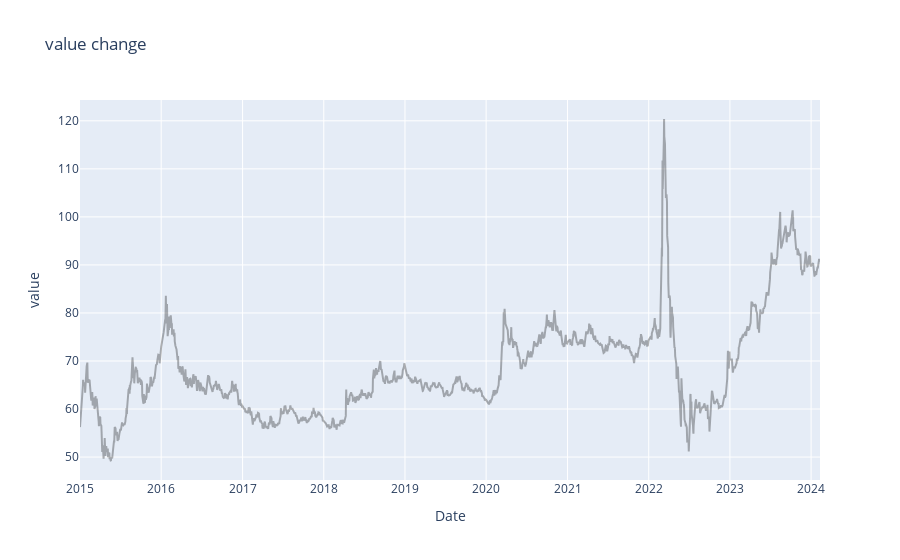

Notebook source saved alongside this figure:
### Code cell
def df_graph(df: DataFrame, title: str) -> None:
    """ 
        Visualization of graphs
    """
    data = []
    value = go.Scatter(
        x=df.index,
        y=df.value,
        mode="lines",
        name="value",
        marker=dict(),
        text=df.index,
        line=dict(color="rgba(0,0,0, 0.3)"),
    )
    data.append(value)
    layout = dict(
        title=title,
        xaxis=dict(title="Date", ticklen=5, zeroline=False),
        yaxis=dict(title="value", ticklen=5, zeroline=False),
    )
    fig = dict(data=data, layout=layout)
    iplot(fig)


df_graph(df, "value change")

### Figure 1 — Plotly figure (JSON) as saved in the notebook; plotly's stock layout.template omitted (floating-point values rounded to 4 significant figures; data arrays with more than 128 entries replaced by an {"elided": "..."} marker saying what was removed)
{"data": [{"line": {"color": "rgba(0,0,0, 0.3)"}, "mode": "lines", "name": "value", "text": {"elided": "2237 str values"}, "type": "scatter", "x": {"elided": "2237 str values"}, "y": {"elided": "2237 float values"}}], "layout": {"title": {"text": "value change"}, "xaxis": {"ticklen": 5, "title": {"text": "Date"}, "zeroline": false}, "yaxis": {"ticklen": 5, "title": {"text": "value"}, "zeroline": false}}}
